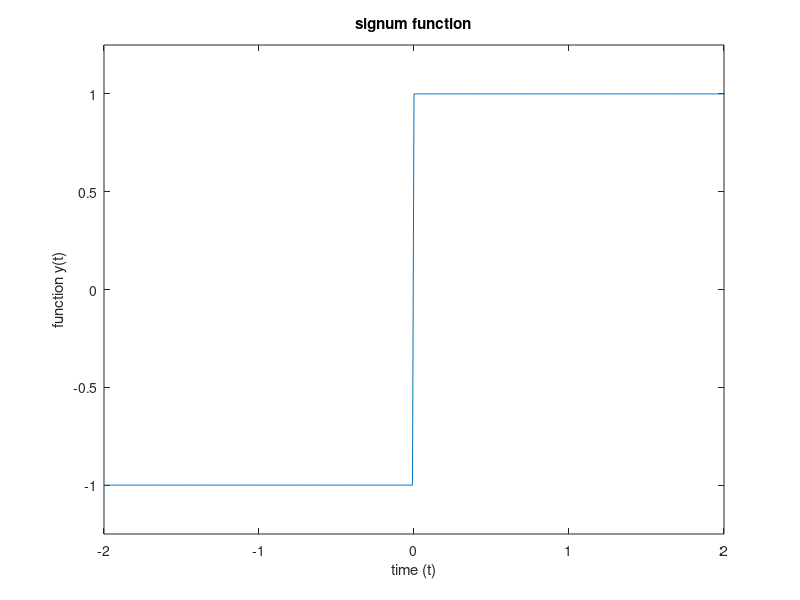

Write MATLAB code to recreate this figure.
clear all;
close all;
clc;

t=-10:0.01:10;  %defining time range
length_of_t=length(t);  %no of points in time range
%a=0.5;
for i=1:1:length(t)  
   if(t(i)<0)
       y(i)=-1;
   else
       y(i)=1;
   end
end

plot(t,y) %plotting the points
xlabel("time (t)");  %labelling x axis
ylabel("function y(t)");  %labelling y axis
title("signum function"); %naming
axis([-2 2 -1.25 1.25]); %constraining the range
